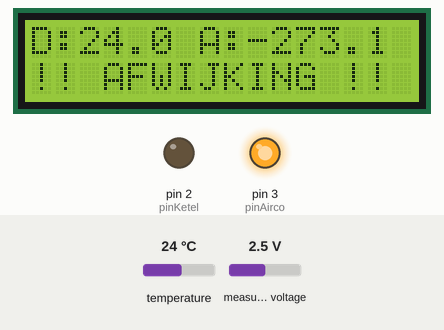
Recording of a sketch running on a simulated Arduino Uno, built with avr-gcc and run on an emulated ATmega328P. Shown: 16×2 character LCD, output pins drawn as LEDs (lit = HIGH). The inputs (shaded band) are chosen by the test bench; at power-on: temperature 24 °C, measured voltage 2.5 V.

Above: at 2.2 s.
2.3 s: temperature set to 22.6 °C
At 2.85 s:
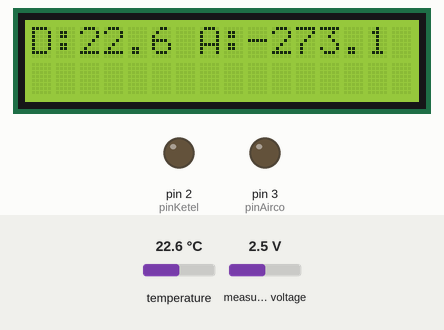
5.3 s: temperature set to 20.4 °C
At 6.27 s:
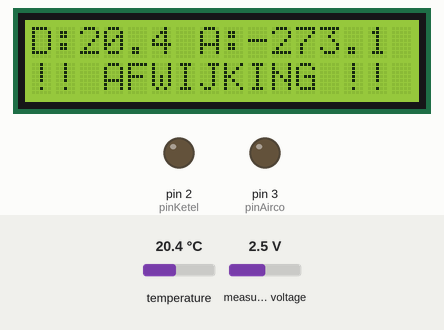
7.5 s: temperature set to 19.1 °C
At 7.99 s:
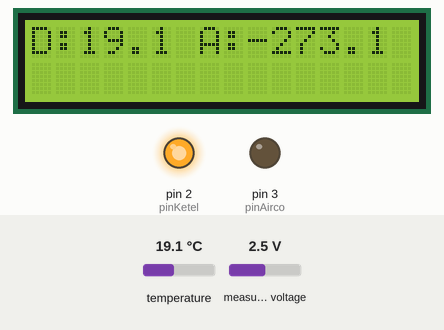
10.5 s: temperature set to 1 °C
At 10.96 s:
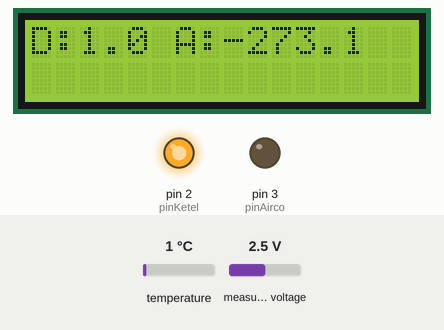
13.5 s: temperature set to 21 °C
At 13.91 s:
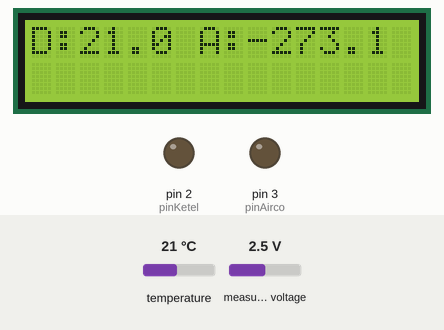
16.5 s: temperature set to 24 °C
At 16.85 s:
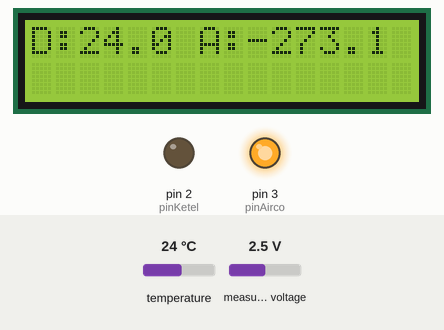
Timing chart, 0 to 19.5 s (numbered marks = the images above; inputs shaded):
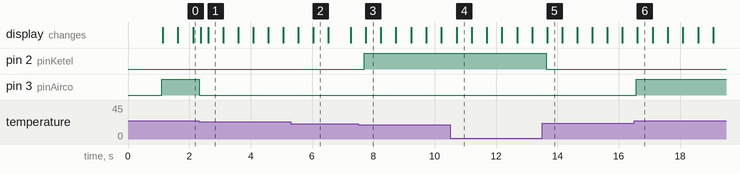

The sketch:

assignment4_code.ino
```cpp
#include <Wire.h>
#include <LiquidCrystal_I2C.h>
#include <Adafruit_BMP280.h>
#include <Adafruit_ADS1X15.h>
#include <PCF8574.h>

// 1. Instellen van de adressen op basis van jouw scan
LiquidCrystal_I2C lcd(0x27, 16, 2);  // Het scherm op 0x27
PCF8574 pcf(0x26);                   // De LED-expander op 0x26 (met de jumper op A0)

// 2. Overige componenten
Adafruit_BMP280 bmp;                 // BMP280 (moet 0x76 zijn)
Adafruit_ADS1115 ads;                // ADS1115 (moet 0x48 zijn)

const int pinKetel = 2;              // Rode LED op Arduino
const int pinAirco = 3;              // Ventilator op Arduino

void setup() {
  Serial.begin(9600);
  Wire.begin();

  // Start LCD
  lcd.init();
  lcd.backlight();
  lcd.setCursor(0, 0);
  lcd.print("Systeem Start...");

  // Start BMP280
  if (!bmp.begin(0x76)) {
    Serial.println("BMP280 niet gevonden!");
    lcd.setCursor(0, 1);
    lcd.print("Sensor Fout!");
    while (1);
  }

  // Start ADC en Expander
  ads.begin();
  pcf.begin();

  pinMode(pinKetel, OUTPUT);
  pinMode(pinAirco, OUTPUT);

  delay(1000);
  lcd.clear();
}

void loop() {
  // --- METINGEN ---
  float tempDigi = bmp.readTemperature();

  // Analoge meting via ADS1115 (LM335 op pin A0)
  int16_t adc0 = ads.readADC_SingleEnded(0);
  float voltage = ads.computeVolts(adc0);
  float tempAna = (voltage * 100.0) - 273.15;

  float verschil = abs(tempDigi - tempAna);

  // --- THERMOSTAAT LOGICA ---
  String mode = "OK";
  if (tempDigi < 20.0) {
    digitalWrite(pinKetel, HIGH); digitalWrite(pinAirco, LOW);
    mode = "KETEL";
  } else if (tempDigi > 23.0) {
    digitalWrite(pinKetel, LOW); digitalWrite(pinAirco, HIGH);
    mode = "AIRCO";
  } else {
    digitalWrite(pinKetel, LOW); digitalWrite(pinAirco, LOW);
  }

  // --- LED THERMOMETER (PCF8574 op 0x26) ---
  // We mappen 15-30 graden naar 0-8 LED's
  int ledAantal = map(constrain(tempDigi, 15, 30), 15, 30, 0, 8);
  uint8_t ledPatroon = 0;
  for (int i = 0; i < ledAantal; i++) {
    ledPatroon |= (1 << i);
  }
  // Schrijf naar de expander. Let op: ~ (tilde) keert de bits om als je LEDs aan GND zitten.
  pcf.write8(~ledPatroon);

  // --- LCD UPDATE ---
  lcd.setCursor(0, 0);
  lcd.print("D:"); lcd.print(tempDigi, 1);
  lcd.print(" A:"); lcd.print(tempAna, 1);
  lcd.print("  "); lcd.print(mode);

  lcd.setCursor(0, 1);
  if (verschil > 2.0) {
    // Knipperen bij alarm
    if ((millis() / 500) % 2 == 0) {
      lcd.print("!! AFWIJKING !! ");
    } else {
      lcd.print("                ");
    }
  } else {
    lcd.print("Verschil: "); lcd.print(verschil, 1); lcd.print("C ");
  }

  delay(200);
}
```

Measured:
- the behaviour switches between 23.1 and 23 °C on temperature (found by bisection; images 0 and 1)
- the behaviour switches between 20 and 19.9 °C on temperature (found by bisection; images 2 and 3)
- after the input at 2.3 s, pin 3 (pinAirco): HIGH → LOW at once; the display: first changes after 0.06 s (image 1 shows a later state)
- after the input at 5.3 s, the display: first changes after 0.24 s (image 2 shows a later state)
- after the input at 7.5 s, pin 2 (pinKetel): LOW → HIGH after 0.21 s; the display: changes after 0.25 s (image 3)
- after the input at 10.5 s, the display: changes after 0.22 s (image 4)
- after the input at 13.5 s, pin 2 (pinKetel): HIGH → LOW after 0.14 s; the display: changes after 0.17 s (image 5)
- after the input at 16.5 s, pin 3 (pinAirco): LOW → HIGH after 0.07 s; the display: changes after 0.11 s (image 6)
